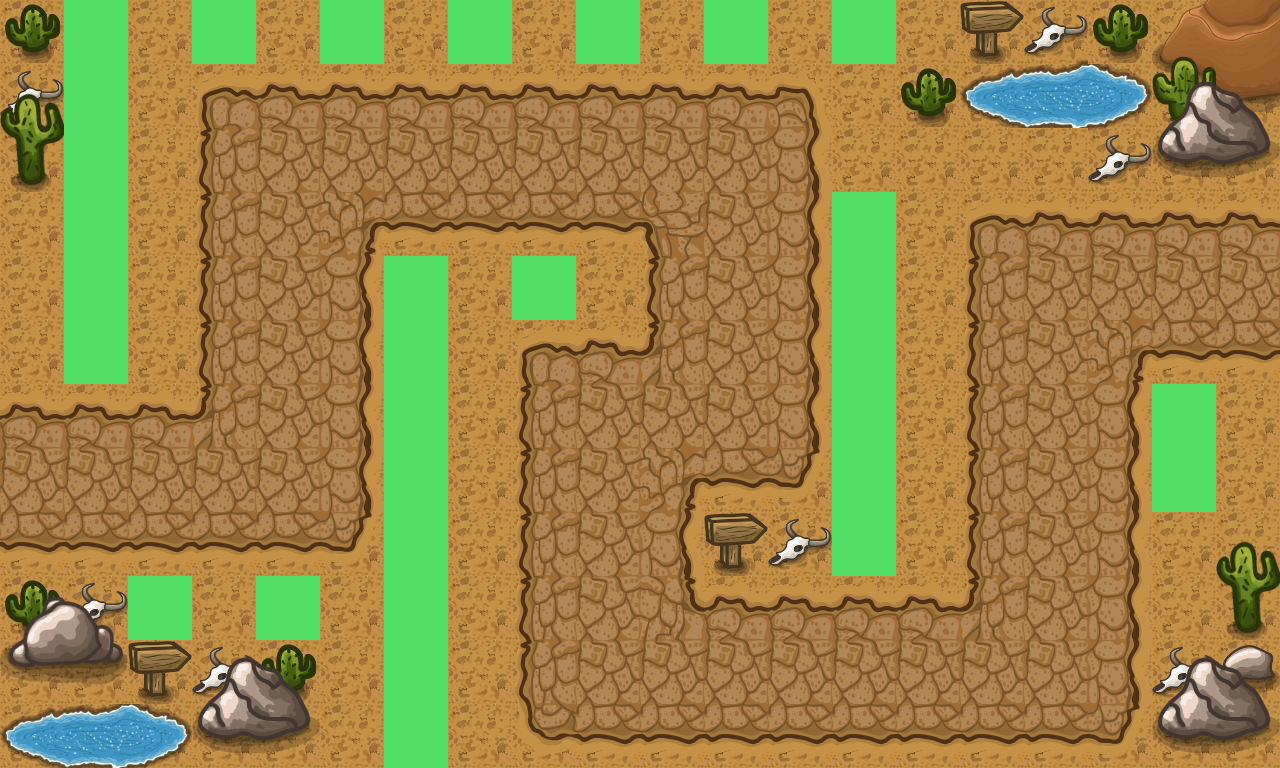

A level layout from a 2D game, rendered from its tile map. Below: a short description, then the map file with its tile-grid data intact:
An orthogonal 20x12 tile map with 64x64 px tiles, 6 tile layers (Dirt, Pathings, Details 1, Details2, ...), 1 hidden layer not drawn and 1 object.

<map version="1.9" tiledversion="1.9.1" orientation="orthogonal" renderorder="right-down" width="20" height="12" tilewidth="64" tileheight="64" infinite="0" nextlayerid="11" nextobjectid="3">
 <editorsettings>
  <export target="towerDefense.js" format="js" />
 </editorsettings>
 <tileset firstgid="1" source="tileset.tsx" />
 <layer id="1" name="Dirt" width="20" height="12">
  <data encoding="csv">
16,16,16,16,16,16,16,16,16,16,16,16,16,16,16,16,16,16,16,16,
16,16,16,16,16,16,16,16,16,16,16,16,16,16,16,16,16,16,16,16,
16,16,16,16,16,16,16,16,16,16,16,16,16,16,16,16,16,16,16,16,
16,16,16,16,16,16,16,16,16,16,16,16,16,16,16,16,16,16,16,16,
16,16,16,16,16,16,16,16,16,16,16,16,16,16,16,16,16,16,16,16,
16,16,16,16,16,16,16,16,16,16,16,16,16,16,16,16,16,16,16,16,
16,16,16,16,16,16,16,16,16,16,16,16,16,16,16,16,16,16,16,16,
16,16,16,16,16,16,16,16,16,16,16,16,16,16,16,16,16,16,16,16,
16,16,16,16,16,16,16,16,16,16,16,16,16,16,16,16,16,16,16,16,
16,16,16,16,16,16,16,16,16,16,16,16,16,16,16,16,16,16,16,16,
16,16,16,16,16,16,16,16,16,16,16,16,16,16,16,16,16,16,16,16,
16,16,16,16,16,16,16,16,16,16,16,16,16,16,16,16,16,16,16,16
</data>
 </layer>
 <layer id="4" name="Pathings" width="20" height="12">
  <data encoding="csv">
0,0,0,0,0,0,0,0,0,0,0,0,0,0,0,0,0,0,0,0,
0,0,0,4,5,5,5,5,5,5,5,5,6,0,0,0,0,0,0,0,
0,0,0,18,19,19,19,19,19,19,19,19,20,0,0,0,0,0,0,0,
0,0,0,18,19,22,33,33,33,33,21,19,20,0,0,4,5,5,5,5,
0,0,0,18,19,20,0,0,0,0,18,19,20,0,0,18,19,19,19,19,
0,0,0,18,19,20,0,0,4,5,7,19,20,0,0,18,19,22,33,33,
5,5,5,7,19,20,0,0,18,19,19,19,20,0,0,18,19,20,0,0,
19,19,19,19,19,20,0,0,18,19,22,33,34,0,0,18,19,20,0,0,
33,33,33,33,33,34,0,0,18,19,20,0,0,0,0,18,19,20,0,0,
0,0,0,0,0,0,0,0,18,19,8,5,5,5,5,7,19,20,0,0,
0,0,0,0,0,0,0,0,18,19,19,19,19,19,19,19,19,20,0,0,
133,134,135,0,0,0,0,0,32,33,33,33,33,33,33,33,33,34,0,0
</data>
 </layer>
 <layer id="5" name="Details 1" width="20" height="12">
  <data encoding="csv">
49,0,0,0,0,0,0,0,0,0,0,0,0,0,0,0,0,0,127,128,
48,0,0,0,0,0,0,0,0,0,0,0,0,0,0,0,0,0,141,142,
0,0,0,0,0,0,0,0,0,0,0,0,0,0,0,0,0,0,0,0,
0,0,0,0,0,0,0,0,0,0,0,0,0,0,0,0,0,0,0,0,
0,0,0,0,0,0,0,0,0,0,0,0,0,0,0,0,0,0,0,0,
0,0,0,0,0,0,0,0,0,0,0,0,0,0,0,0,0,0,0,0,
0,0,0,0,0,0,0,0,0,0,0,0,0,0,0,0,0,0,0,0,
0,0,0,0,0,0,0,0,0,0,0,0,0,0,0,0,0,0,0,0,
0,0,0,0,0,0,0,0,0,0,0,0,0,0,0,0,0,0,0,57,
49,48,0,0,0,0,0,0,0,0,0,0,0,0,0,0,0,0,0,71,
0,0,47,48,49,0,0,0,0,0,0,0,0,0,0,0,0,0,48,46,
0,0,0,0,0,0,0,0,0,0,0,0,0,0,0,0,0,0,0,0
</data>
 </layer>
 <objectgroup id="8" name="Object Layer 1" visible="0">
  <object id="2" x="0" y="0">
   <polyline points="0,0 -170,467.5 287.5,470 287.5,150 732.5,152.5 732.5,420 600,420 605,677.5 1057.5,677.5 1052.5,277.5 1442.5,275" />
  </object>
 </objectgroup>
 <layer id="6" name="Details2" width="20" height="12">
  <data encoding="csv">
0,0,0,0,0,0,0,0,0,0,0,0,0,0,0,47,48,49,58,0,
57,0,0,0,0,0,0,0,0,0,0,0,0,0,0,0,0,0,72,0,
71,0,0,0,0,0,0,0,0,0,0,0,0,0,0,0,0,48,0,0,
0,0,0,0,0,0,0,0,0,0,0,0,0,0,0,0,0,0,0,0,
0,0,0,0,0,0,0,0,0,0,0,0,0,0,0,0,0,0,0,0,
0,0,0,0,0,0,0,0,0,0,0,0,0,0,0,0,0,0,0,0,
0,0,0,0,0,0,0,0,0,0,0,0,0,0,0,0,0,0,0,0,
0,0,0,0,0,0,0,0,0,0,0,0,0,0,0,0,0,0,0,0,
0,0,0,0,0,0,0,0,0,0,0,47,48,0,0,0,0,0,0,0,
0,0,0,0,0,0,0,0,0,0,0,0,0,0,0,0,0,0,0,0,
0,0,0,87,88,0,0,0,0,0,0,0,0,0,0,0,0,0,87,88,
0,0,0,101,102,0,0,0,0,0,0,0,0,0,0,0,0,0,101,102
</data>
 </layer>
 <layer id="7" name="Details 3" width="20" height="12">
  <data encoding="csv">
0,0,0,0,0,0,0,0,0,0,0,0,0,0,0,0,120,0,0,0,
0,0,0,0,0,0,0,0,0,0,0,0,0,0,49,133,134,135,87,88,
0,0,0,0,0,0,0,0,0,0,0,0,0,0,0,0,0,149,101,102,
0,0,0,0,0,0,0,0,0,0,0,0,0,0,0,0,0,0,0,0,
0,0,0,0,0,0,0,0,0,0,0,0,0,0,0,0,0,0,0,0,
0,0,0,0,0,0,0,0,0,0,0,0,0,0,0,0,0,0,0,0,
0,0,0,0,0,0,0,0,0,0,0,0,0,0,0,0,0,0,0,0,
0,0,0,0,0,0,0,0,0,0,0,0,0,0,0,0,0,0,0,0,
0,0,0,0,0,0,0,0,0,0,0,0,0,0,0,0,0,0,0,0,
93,94,0,0,0,0,0,0,0,0,0,0,0,0,0,0,0,0,0,0,
107,108,0,0,0,0,0,0,0,0,0,0,0,0,0,0,0,0,0,0,
0,0,0,0,0,0,0,0,0,0,0,0,0,0,0,0,0,0,0,0
</data>
 </layer>
 <layer id="9" name="Details 4" width="20" height="12" visible="0">
  <data encoding="csv">
0,0,0,0,0,0,0,0,0,0,0,0,0,0,0,0,0,0,0,0,
0,0,0,0,0,0,0,0,0,0,0,0,0,0,85,86,0,0,0,57,
0,0,0,0,0,0,0,0,0,0,0,0,0,0,99,100,0,0,0,71,
0,0,0,0,0,0,0,0,0,0,0,0,0,0,0,0,0,0,0,0,
0,0,0,0,0,0,0,0,0,0,0,0,0,0,0,0,0,0,0,0,
0,0,0,0,0,0,0,0,0,0,0,0,0,0,0,0,0,0,0,0,
0,0,0,0,0,0,0,0,0,0,0,0,0,0,0,0,0,0,0,0,
0,0,0,0,0,0,0,0,0,0,0,0,0,0,0,0,0,0,0,0,
0,0,0,0,0,0,0,0,0,0,0,0,0,0,0,0,0,0,0,0,
0,0,0,0,0,0,0,0,0,0,0,0,0,0,0,0,0,0,0,0,
0,0,0,0,0,0,0,0,0,0,0,0,0,0,0,0,0,0,0,0,
0,0,0,0,0,0,0,0,0,0,0,0,0,0,0,0,0,0,0,0
</data>
 </layer>
 <layer id="10" name="Placement Title" width="20" height="12">
  <data encoding="csv">
0,14,0,14,0,14,0,14,0,14,0,14,0,14,0,0,0,0,0,0,
0,14,0,0,0,0,0,0,0,0,0,0,0,0,0,0,0,0,0,0,
0,14,0,0,0,0,0,0,0,0,0,0,0,0,0,0,0,0,0,0,
0,14,0,0,0,0,0,0,0,0,0,0,0,14,0,0,0,0,0,0,
0,14,0,0,0,0,14,0,14,0,0,0,0,14,0,0,0,0,0,0,
0,14,0,0,0,0,14,0,0,0,0,0,0,14,0,0,0,0,0,0,
0,0,0,0,0,0,14,0,0,0,0,0,0,14,0,0,0,0,14,0,
0,0,0,0,0,0,14,0,0,0,0,0,0,14,0,0,0,0,14,0,
0,0,0,0,0,0,14,0,0,0,0,0,0,14,0,0,0,0,0,0,
0,0,14,0,14,0,14,0,0,0,0,0,0,0,0,0,0,0,0,0,
0,0,0,0,0,0,14,0,0,0,0,0,0,0,0,0,0,0,0,0,
0,0,0,0,0,0,14,0,0,0,0,0,0,0,0,0,0,0,0,0
</data>
 </layer>
</map>
